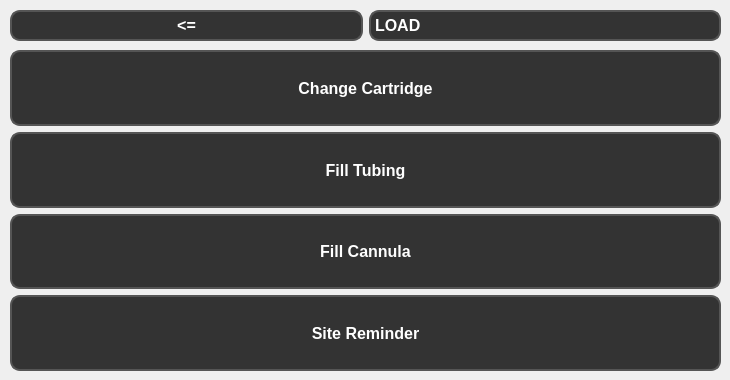
        <widget class="QWidget" name="loadPage">
         <widget class="QWidget" name="verticalLayoutWidget_3">
          <property name="geometry">
           <rect>
            <x>10</x>
            <y>50</y>
            <width>711</width>
            <height>321</height>
           </rect>
          </property>
          <layout class="QVBoxLayout" name="verticalLayout_6">
           <item>
            <widget class="QPushButton" name="changeCartridgeButton">
             <property name="sizePolicy">
              <sizepolicy hsizetype="Minimum" vsizetype="Minimum">
               <horstretch>0</horstretch>
               <verstretch>0</verstretch>
              </sizepolicy>
             </property>
             <property name="minimumSize">
              <size>
               <width>0</width>
               <height>75</height>
              </size>
             </property>
             <property name="styleSheet">
              <string notr="true">QPushButton {
    font: bold 12pt;
    background-color: #333;
    color: white;
    border-radius: 10px;
    border: 2px solid #555;
}</string>
             </property>
             <property name="text">
              <string>Change Cartridge</string>
             </property>
            </widget>
           </item>
           <item>
            <widget class="QPushButton" name="fillTubingButton">
             <property name="sizePolicy">
              <sizepolicy hsizetype="Minimum" vsizetype="Minimum">
               <horstretch>0</horstretch>
               <verstretch>0</verstretch>
              </sizepolicy>
             </property>
             <property name="minimumSize">
              <size>
               <width>0</width>
               <height>75</height>
              </size>
             </property>
             <property name="styleSheet">
              <string notr="true">QPushButton {
    font: bold 12pt;
    background-color: #333;
    color: white;
    border-radius: 10px;
    border: 2px solid #555;
}</string>
             </property>
             <property name="text">
              <string>Fill Tubing</string>
             </property>
            </widget>
           </item>
           <item>
            <widget class="QPushButton" name="fillCannulaButton">
             <property name="sizePolicy">
              <sizepolicy hsizetype="Minimum" vsizetype="Minimum">
               <horstretch>0</horstretch>
               <verstretch>0</verstretch>
              </sizepolicy>
             </property>
             <property name="minimumSize">
              <size>
               <width>0</width>
               <height>75</height>
              </size>
             </property>
             <property name="styleSheet">
              <string notr="true">QPushButton {
    font: bold 12pt;
    background-color: #333;
    color: white;
    border-radius: 10px;
    border: 2px solid #555;
}</string>
             </property>
             <property name="text">
              <string>Fill Cannula</string>
             </property>
            </widget>
           </item>
           <item>
            <widget class="QPushButton" name="siteReminderButton">
             <property name="sizePolicy">
              <sizepolicy hsizetype="Minimum" vsizetype="Minimum">
               <horstretch>0</horstretch>
               <verstretch>0</verstretch>
              </sizepolicy>
             </property>
             <property name="minimumSize">
              <size>
               <width>0</width>
               <height>75</height>
              </size>
             </property>
             <property name="styleSheet">
              <string notr="true">QPushButton {
    font: bold 12pt;
    background-color: #333;
    color: white;
    border-radius: 10px;
    border: 2px solid #555;
}</string>
             </property>
             <property name="text">
              <string>Site Reminder</string>
             </property>
            </widget>
           </item>
          </layout>
         </widget>
         <widget class="QWidget" name="horizontalLayoutWidget_3">
          <property name="geometry">
           <rect>
            <x>10</x>
            <y>10</y>
            <width>711</width>
            <height>31</height>
           </rect>
          </property>
          <layout class="QHBoxLayout" name="horizontalLayout_8">
           <item>
            <widget class="QPushButton" name="backButton_Load">
             <property name="sizePolicy">
              <sizepolicy hsizetype="Minimum" vsizetype="Preferred">
               <horstretch>0</horstretch>
               <verstretch>0</verstretch>
              </sizepolicy>
             </property>
             <property name="styleSheet">
              <string notr="true">QPushButton {
    font: bold 12pt;
    background-color: #333;
    color: white;
    border-radius: 10px;
    border: 2px solid #555;
}</string>
             </property>
             <property name="text">
              <string>&lt;=</string>
             </property>
            </widget>
           </item>
           <item>
            <widget class="QLabel" name="loadLabel">
             <property name="styleSheet">
              <string notr="true">QLabel {
    font: bold 12pt;
    background-color: #333;
    color: white;
    border-radius: 10px;
    border: 2px solid #555;
        qproperty-alignment: 'AlignCenter';
}</string>
             </property>
             <property name="text">
              <string>LOAD</string>
             </property>
            </widget>
           </item>
          </layout>
         </widget>
        </widget>
